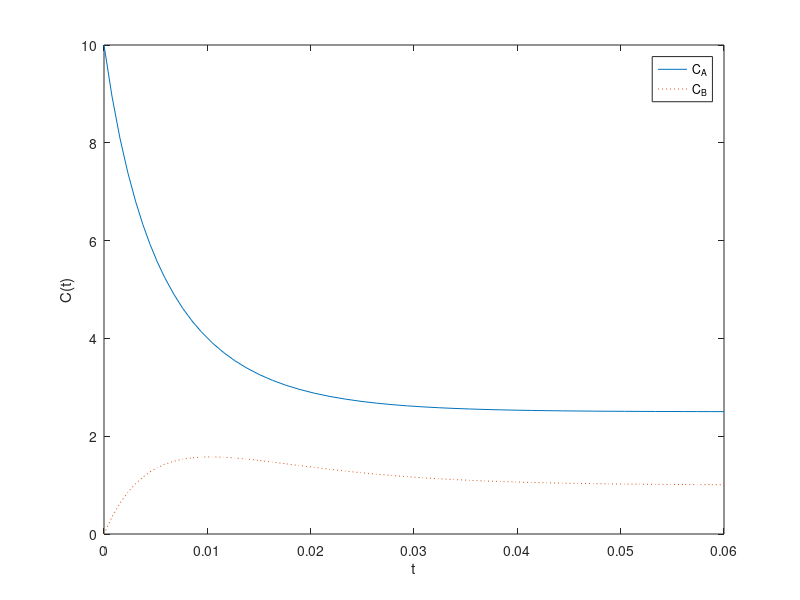

Source code (MATLAB):
% vandrxn.m  
V = 1; F = 25; Caf = 10; k1 = 50; k2 = 100; k3 = 10; % data 
df = @(t,C) [-k1*C(1) - k3*C(1)^2 + F*(Caf - C(1))/V; k1*C(1) - k2*C(2) - F*C(2)/V]; 
tspan = [0 0.06]; C0 = [10 0]; [t C] = ode45(df,tspan,C0); % solve ODEs by ode45 
plot(t,C(:,1),t,C(:,2),':'), legend('C_A','C_B'), xlabel('t'), ylabel('C(t)') 
